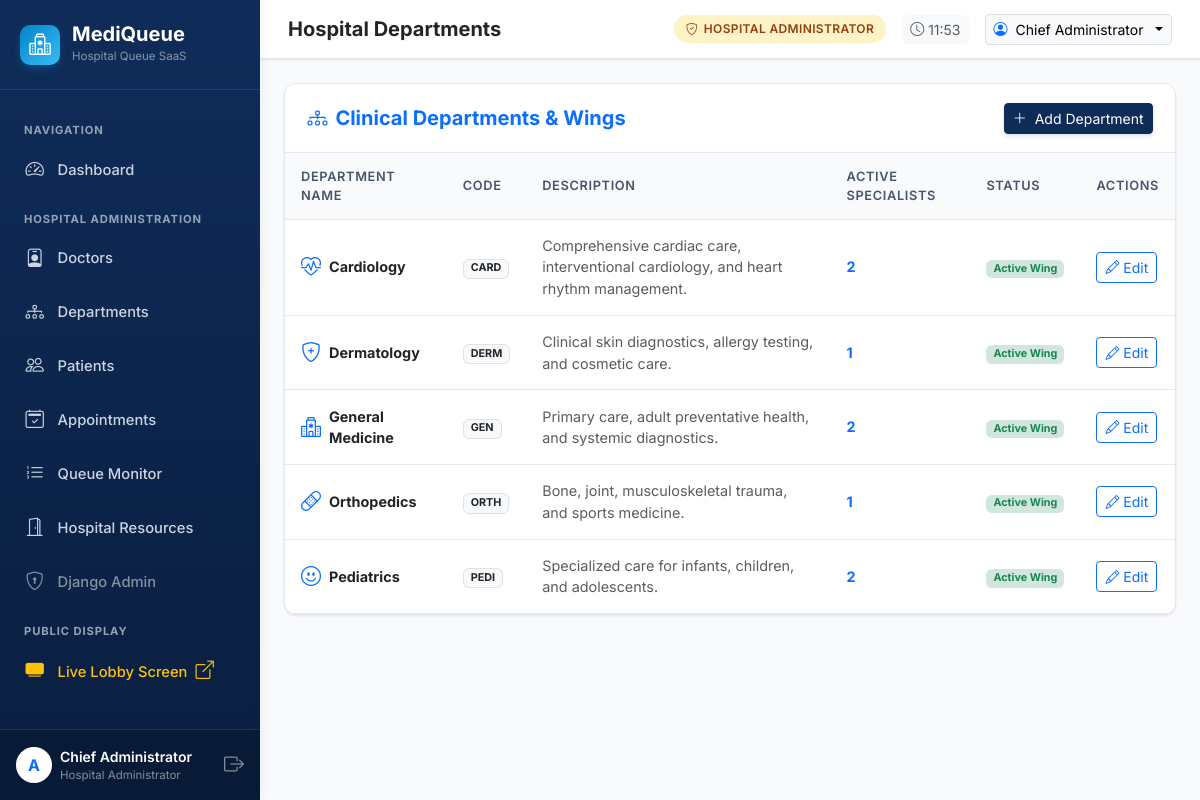
Page /doctors/departments/ (signed in) on the committed database.
### accounts/models.py (models this page shows, shortened)
class CustomUser(AbstractUser):
    class Role(models.TextChoices):
        ADMIN = 'ADMIN', 'Hospital Administrator'
        DOCTOR = 'DOCTOR', 'Doctor'
        RECEPTIONIST = 'RECEPTIONIST', 'Receptionist'
        PATIENT = 'PATIENT', 'Patient'
    role = models.CharField(
        max_length=20,
        choices=Role.choices,
        default=Role.PATIENT,
        help_text="Designated user role within MediQueue"
    )
    phone_number = models.CharField(max_length=20, blank=True, help_text="Contact telephone number")
    profile_picture = models.ImageField(upload_to='profiles/', blank=True, null=True)
    @property
    def is_admin_role(self):
        return self.role == self.Role.ADMIN or self.is_superuser
    @property
    def is_doctor_role(self):
        return self.role == self.Role.DOCTOR
    @property
    def is_receptionist_role(self):
        return self.role == self.Role.RECEPTIONIST
    @property
    def is_patient_role(self):
        return self.role == self.Role.PATIENT
    @property
    def display_name(self):
        if self.first_name and self.last_name:
            if self.is_doctor_role and not self.first_name.startswith('Dr'):
                return f"Dr. {self.first_name} {self.last_name}"
            return f"{self.first_name} {self.last_name}"
        return self.username

### doctors/models.py (models this page shows, shortened)
class Department(models.Model):
    name = models.CharField(max_length=100, unique=True)
    code = models.CharField(
        max_length=10,
        unique=True,
        help_text="Short uppercase department code for tokens, e.g., CARD, PEDI, ORTH"
    )
    description = models.TextField(blank=True)
    icon = models.CharField(max_length=50, default='bi-hospital', help_text="Bootstrap icon name, e.g. bi-heart-pulse")
    is_active = models.BooleanField(default=True)
    created_at = models.DateTimeField(auto_now_add=True)
    class Meta:
        ordering = ['name']
    @property
    def active_doctors_count(self):
        return self.doctors.filter(is_available=True).count()

### doctors/views.py (the view)
# urls.py: path('departments/', views.department_list, name='department_list'),
@staff_required
def department_list(request):
    departments = Department.objects.all()
    return render(request, 'doctors/department_list.html', {'departments': departments})

### accounts/context_processors.py (called while the page is built)
def user_role_context(request):
    context = {
        'APP_NAME': 'MediQueue',
        'HOSPITAL_NAME': 'MetroCare General Hospital',
    }
    if request.user.is_authenticated:
        user = request.user
        context.update({
            'user_role': user.role,
            'is_admin': user.is_admin_role,
            'is_doctor': user.is_doctor_role,
            'is_receptionist': user.is_receptionist_role,
            'is_patient': user.is_patient_role,
            'unread_notifications_count': getattr(user, 'notifications', None).filter(is_read=False).count() if hasattr(user, 'notifications') else 0,
        })
    return context

### templates/doctors/department_list.html
{% extends 'dashboard_base.html' %}
{% block page_title %}Hospital Departments{% endblock %}
{% block dashboard_content %}
<div class="mq-card">
  <div class="mq-card-header">
    <h5 class="fw-bold mb-0 text-primary"><i class="bi bi-diagram-3 me-2"></i>Clinical Departments & Wings</h5>
    {% if user.is_admin_role %}
      <a href="{% url 'doctors:department_create' %}" class="btn btn-sm btn-primary">
        <i class="bi bi-plus-lg me-1"></i> Add Department
      </a>
    {% endif %}
  </div>
  <div class="table-responsive">
    <table class="mq-table">
      <thead>
        <tr>
          <th>Department Name</th>
          <th>Code</th>
          <th>Description</th>
          <th>Active Specialists</th>
          <th>Status</th>
          {% if user.is_admin_role %}<th>Actions</th>{% endif %}
        </tr>
      </thead>
      <tbody>
        {% for dept in departments %}
          <tr>
            <td>
              <div class="d-flex align-items-center gap-2">
                <i class="bi {{ dept.icon|default:'bi-hospital' }} text-primary fs-5"></i>
                <span class="fw-bold text-dark">{{ dept.name }}</span>
              </div>
            </td>
            <td><span class="badge bg-light text-dark border">{{ dept.code }}</span></td>
            <td class="text-muted small">{{ dept.description|truncatewords:12|default:"N/A" }}</td>
            <td><span class="fw-bold text-primary">{{ dept.active_doctors_count }}</span></td>
            <td>
              {% if dept.is_active %}
                <span class="badge bg-success-subtle text-success">Active Wing</span>
              {% else %}
                <span class="badge bg-secondary-subtle text-secondary">Inactive</span>
              {% endif %}
            </td>
            {% if user.is_admin_role %}
              <td>
                <a href="{% url 'doctors:department_update' dept.id %}" class="btn btn-sm btn-outline-primary">
                  <i class="bi bi-pencil"></i> Edit
                </a>
              </td>
            {% endif %}
          </tr>
        {% empty %}
          <tr>
            <td colspan="6" class="text-center py-4 text-muted">No departments created yet.</td>
          </tr>
        {% endfor %}
      </tbody>
    </table>
  </div>
</div>
{% endblock %}

### templates/dashboard_base.html (shortened to what this page needs)
{% extends 'base.html' %}
{% load static %}
{% block root_content %}
<div class="app-wrapper">
  <aside class="app-sidebar">
    <a href="{% url 'dashboard:index' %}" class="sidebar-brand">
      <div class="sidebar-brand-icon">
        <i class="bi bi-hospital"></i>
      </div>
      <div>
        <div class="fw-bold fs-5 lh-1">MediQueue</div>
        <div class="small text-white-50 mt-1" style="font-size: 0.72rem;">Hospital Queue SaaS</div>
      </div>
    </a>
    <ul class="sidebar-menu">
      <li class="sidebar-heading">Navigation</li>
      <li class="sidebar-item">
        <a href="{% url 'dashboard:index' %}" class="sidebar-link {% if request.resolver_match.url_name in 'admin,doctor,receptionist,patient,index' %}active{% endif %}">
          <i class="bi bi-speedometer2"></i>
          <span>Dashboard</span>
        </a>
      </li>
      {% if is_admin %}
        <li class="sidebar-heading">Hospital Administration</li>
        <li class="sidebar-item">
          <a href="{% url 'doctors:doctor_list' %}" class="sidebar-link">
            <i class="bi bi-person-badge"></i>
            <span>Doctors</span>
          </a>
        </li>
        <li class="sidebar-item">
          <a href="{% url 'doctors:department_list' %}" class="sidebar-link">
            <i class="bi bi-diagram-3"></i>
            <span>Departments</span>
          </a>
        </li>
        <li class="sidebar-item">
          <a href="{% url 'patients:patient_list' %}" class="sidebar-link">
            <i class="bi bi-people"></i>
            <span>Patients</span>
          </a>
        </li>
        <li class="sidebar-item">
          <a href="{% url 'appointments:appointment_list' %}" class="sidebar-link">
            <i class="bi bi-calendar2-check"></i>
            <span>Appointments</span>
          </a>
        </li>
        <li class="sidebar-item">
          <a href="{% url 'queue_management:live_queue' %}" class="sidebar-link">
            <i class="bi bi-list-ol"></i>
            <span>Queue Monitor</span>
          </a>
        </li>
        <li class="sidebar-item">
          <a href="{% url 'hospital_resources:resource_list' %}" class="sidebar-link">
            <i class="bi bi-door-open"></i>
            <span>Hospital Resources</span>
          </a>
        </li>
        <li class="sidebar-item">
          <a href="/admin/" target="_blank" class="sidebar-link text-white-50">
            <i class="bi bi-shield-lock"></i>
            <span>Django Admin</span>
          </a>
        </li>
      {% endif %}
      <li class="sidebar-heading">Public Display</li>
      <li class="sidebar-item">
        <a href="{% url 'queue_management:public_display_board' %}" target="_blank" class="sidebar-link text-warning">
          <i class="bi bi-tv-fill"></i>
          <span>Live Lobby Screen <i class="bi bi-box-arrow-up-right ms-1 small"></i></span>
        </a>
      </li>
    </ul>
    <div class="sidebar-footer">
      <div class="d-flex align-items-center gap-2">
        <div class="avatar bg-white text-primary rounded-circle d-flex align-items-center justify-content-center fw-bold" style="width: 36px; height: 36px;">
          {{ user.username|slice:":1"|upper }}
        </div>
        <div class="flex-grow-1 overflow-hidden">
          <div class="small fw-semibold text-truncate text-white">{{ user.display_name }}</div>
          <div class="text-white-50 text-truncate" style="font-size: 0.72rem;">{{ user.get_role_display }}</div>
        </div>
        <a href="{% url 'accounts:logout' %}" class="text-white-50 hover-white" title="Sign Out">
          <i class="bi bi-box-arrow-right fs-5"></i>
        </a>
      </div>
    </div>
  </aside>
  <div class="app-main">
    <header class="app-topbar">
      <div class="d-flex align-items-center gap-3">
        <h5 class="mb-0 fw-bold text-dark d-none d-sm-block">{% block page_title %}Dashboard{% endblock %}</h5>
      </div>
      <div class="d-flex align-items-center gap-3">
        <span class="role-badge role-badge-{{ user.role|lower }}">
          <i class="bi bi-shield-check"></i> {{ user.get_role_display }}
        </span>
        <div class="d-none d-md-flex align-items-center gap-1 text-muted small bg-light px-2 py-1 rounded">
          <i class="bi bi-clock"></i>
          <span id="topbarClock">{% now "H:i" %}</span>
        </div>
        <div class="dropdown">
          <button class="btn btn-sm btn-light border dropdown-toggle d-flex align-items-center gap-2" type="button" data-bs-toggle="dropdown">
            <i class="bi bi-person-circle text-primary"></i>
            <span class="d-none d-md-inline">{{ user.display_name }}</span>
          </button>
        </div>
      </div>
    </header>
    <main class="flex-grow-1 p-3 p-md-4">
      {% block dashboard_content %}{% endblock %}
    </main>
  </div>
</div>
{% endblock %}

### static/css/mediqueue.css (style rules this page uses)
:root { --mq-primary: #0f2c59; --mq-primary-dark: #0a1e3f; --mq-primary-light: #1e3a8a; --mq-accent: #0284c7; --mq-accent-light: #38bdf8; --mq-accent-bg: #f0f9ff; --mq-bg: #f8fafc; --mq-surface: #ffffff; --mq-card-border: #e2e8f0; --mq-text-main: #0f172a; --mq-text-muted: #64748b; --mq-success: #10b981; --mq-warning: #f59e0b; --mq-danger: #ef4444; --mq-info: #06b6d4; --mq-sidebar-width: 260px; --mq-radius: 12px; --mq-shadow-sm: 0 1px 3px rgba(15, 23, 42, 0.06), 0 1px 2px rgba(15, 23, 42, 0.04); --mq-shadow-md: 0 4px 6px -1px rgba(15, 23, 42, 0.08), 0 2px 4px -2px rgba(15, 23, 42, 0.06); --mq-shadow-lg: 0 10px 15px -3px rgba(15, 23, 42, 0.08), 0 4px 6px -4px rgba(15, 23, 42, 0.04); }
body { font-family: 'Inter', -apple-system, BlinkMacSystemFont, "Segoe UI", Roboto, Helvetica, Arial, sans-serif; background-color: var(--mq-bg); color: var(--mq-text-main); min-height: 100vh; display: flex; flex-direction: column; }
.app-wrapper { display: flex; min-height: 100vh; width: 100%; }
.app-sidebar { width: var(--mq-sidebar-width); background: linear-gradient(180deg, var(--mq-primary) 0%, var(--mq-primary-dark) 100%); color: #ffffff; flex-shrink: 0; display: flex; flex-direction: column; transition: all 0.3s ease; z-index: 1000; box-shadow: 2px 0 10px rgba(0,0,0,0.05); }
.sidebar-brand { padding: 1.5rem 1.25rem; display: flex; align-items: center; gap: 0.75rem; border-bottom: 1px solid rgba(255, 255, 255, 0.1); text-decoration: none; color: #ffffff; }
.sidebar-brand-icon { width: 40px; height: 40px; border-radius: 10px; background: linear-gradient(135deg, var(--mq-accent), var(--mq-accent-light)); display: flex; align-items: center; justify-content: center; font-size: 1.35rem; color: #ffffff; box-shadow: 0 4px 8px rgba(2, 132, 199, 0.3); }
.sidebar-menu { padding: 1.25rem 0.75rem; list-style: none; margin: 0; flex: 1; overflow-y: auto; }
.sidebar-heading { font-size: 0.7rem; text-transform: uppercase; letter-spacing: 0.08em; color: #94a3b8; padding: 0.75rem 0.75rem 0.35rem; font-weight: 700; }
.sidebar-item { margin-bottom: 0.25rem; }
.sidebar-link { display: flex; align-items: center; gap: 0.85rem; padding: 0.7rem 0.85rem; color: #cbd5e1; text-decoration: none; border-radius: 8px; font-size: 0.92rem; font-weight: 500; transition: all 0.2s ease; }
.sidebar-link i { font-size: 1.15rem; }
.sidebar-footer { padding: 1rem; border-top: 1px solid rgba(255, 255, 255, 0.1); background: rgba(0, 0, 0, 0.15); }
.app-main { flex: 1; display: flex; flex-direction: column; min-width: 0; }
.app-topbar { background: var(--mq-surface); border-bottom: 1px solid var(--mq-card-border); padding: 0.85rem 1.75rem; display: flex; align-items: center; justify-content: space-between; box-shadow: var(--mq-shadow-sm); position: sticky; top: 0; z-index: 900; }
.role-badge { display: inline-flex; align-items: center; gap: 0.35rem; padding: 0.3rem 0.75rem; border-radius: 20px; font-size: 0.75rem; font-weight: 600; letter-spacing: 0.03em; text-transform: uppercase; }
.role-badge-admin { background-color: #fef3c7; color: #92400e; }
.mq-card { background: var(--mq-surface); border: 1px solid var(--mq-card-border); border-radius: var(--mq-radius); box-shadow: var(--mq-shadow-sm); transition: transform 0.2s ease, box-shadow 0.2s ease; overflow: hidden; }
.mq-card-header { padding: 1.15rem 1.4rem; border-bottom: 1px solid var(--mq-card-border); background-color: #ffffff; display: flex; align-items: center; justify-content: space-between; }
.btn-primary { background-color: var(--mq-primary); border-color: var(--mq-primary); box-shadow: 0 2px 4px rgba(15, 44, 89, 0.15); }
.mq-table { width: 100%; margin-bottom: 0; vertical-align: middle; }
.mq-table th { background-color: #f8fafc; color: #475569; font-weight: 600; font-size: 0.8rem; text-transform: uppercase; letter-spacing: 0.05em; padding: 0.85rem 1rem; border-bottom: 1px solid var(--mq-card-border); }
.mq-table td { padding: 0.95rem 1rem; border-bottom: 1px solid var(--mq-card-border); color: var(--mq-text-main); font-size: 0.9rem; }

### rows in the picture
CustomUser: username "A", display_name "Chief Administrator", role "Hospital Administrator", role "HOSPITAL ADMINISTRATOR"
Department: name "Cardiology", code "CARD", description "Comprehensive cardiac care, interventional cardiology, and heart rhythm management.", active_doctors_count "2", is_active "Active Wing"
Department: name "Dermatology", code "DERM", description "Clinical skin diagnostics, allergy testing, and cosmetic care.", active_doctors_count "1", is_active "Active Wing"
Department: name "General Medicine", code "GEN", description "Primary care, adult preventative health, and systemic diagnostics.", active_doctors_count "2", is_active "Active Wing"
Department: name "Orthopedics", code "ORTH", description "Bone, joint, musculoskeletal trauma, and sports medicine.", active_doctors_count "1", is_active "Active Wing"
Department: name "Pediatrics", code "PEDI", description "Specialized care for infants, children, and adolescents.", active_doctors_count "2", is_active "Active Wing"
